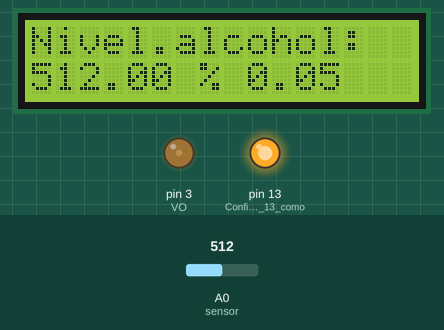
Bench run of a sketch on a simulated Arduino Uno, built with avr-gcc and run on an emulated ATmega328P. On the bench: 16×2 character LCD, output pins drawn as LEDs (lit = HIGH). The test bench sets the inputs (shaded band); at power-on: A0 (sensor) = 512.

Above: at 1.2 s.
1.3 s: A0 (sensor) set to 414
At 2.3 s:
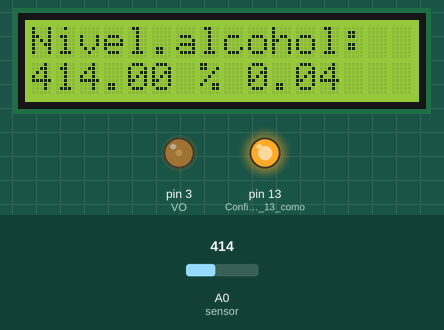
3.1 s: A0 (sensor) set to 391
At 3.9 s:
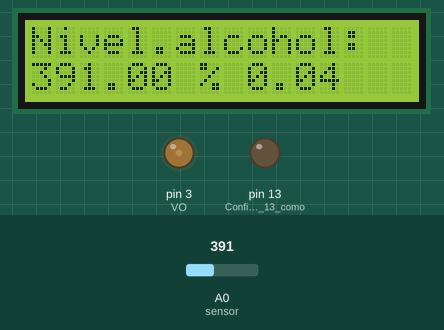
4.7 s: A0 (sensor) set to 410
At 5.5 s:
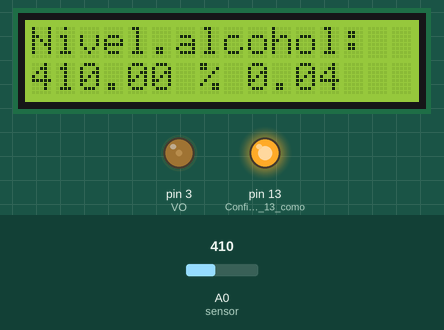
Timing chart, 0 to 7.7 s (numbered marks = the images above; inputs shaded):
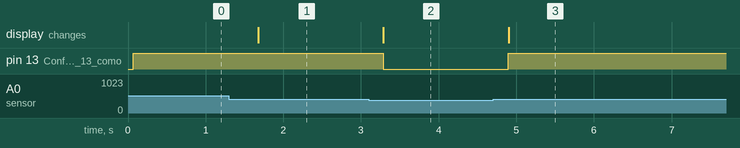

Measured:
- the behaviour switches between 401 and 400 on A0 (sensor) (found by bisection; images 1 and 2)
- after the input at 1.3 s, the display: changes after 0.38 s (image 1)
- after the input at 3.1 s, pin 13 (Configura_el_Pin_13_como): HIGH → LOW after 0.19 s; the display: changes after 0.19 s (image 2)
- after the input at 4.7 s, pin 13 (Configura_el_Pin_13_como): LOW → HIGH after 0.20 s; the display: changes after 0.20 s (image 3)

The sketch:

SensorMQ3-Alcoholimetro.ino
```cpp
/* Sensor MQ3 de alcohol etílico.
Créditos a:  http://elprofegarcia.com/ y modificado por Danny Balanta. 11-01-2021

Conecta el Arduino con el Sensor de alcohol MQ3 y cuando el nivel de concentracion de alcohol supera un limite se activa una alarma sonora y
visual con el LED del Pin13, el nivel de alcohol se puede visualizar por un monitor LCD 1602

*/
#include <LiquidCrystal.h> // importar la librería del LCD1602

int VO = 3; // declara las variables para el funcionamiento del LCD 1602 en los pines designados
int RS = 12;
int E = 11;
int D4 = 10;
int D5 = 9;
int D6 = 8;
int D7 = 7;

int valor_limite= 400; // Fija el valor limite en el que se activa la alarma. este es el valor limite en Colombia, que equivale a 0.04 g/dL, o lo que es lo mismo 40 mg de alcohol por 100 mL de sangre, o 400 ppm
float valor_alcohol; // variable flotante para valor medido por el sensor MQ3

LiquidCrystal lcd (RS, E, D4, D5 ,D6, D7); // inicializa el LCD

void setup() { // configura el LCD16002 y la alarma del sensor
  lcd.begin(16, 2); // inicializa las 16 columnas y 2 filas del LCD
   analogWrite(VO, 50); // contraste del LCD
  lcd.setCursor(0,0); // Muestra la primera linea del tablero LCD
  lcd.print("Nivel.alcohol:"); // muestra el mensaje de nivel de alcohol
   pinMode(13,OUTPUT);  // Configura el Pin 13 como salida para un zumbador y como salida visual para la alarma
}

void loop() { // establece acciones para el sensor y las despliega en el monitor LCD
  valor_alcohol=analogRead(A0); // lee el valor del sensor MQ3
  float porcentaje=(valor_alcohol/10000);  // calcula el porcentaje de alcohol detectado

 if(valor_alcohol > valor_limite){ // Si la medida de alcohol es mayor de valor limite
    digitalWrite(13, HIGH);   // Enciende el zumbador conectado al Pin 13 y también este LED
	   lcd.setCursor(0,1); // segunda linea del tablero LCD
	   lcd.print(valor_alcohol); // Envia al monitor LCD el valor leido del Sensor MQ3
     lcd.print(" % "); // muestra el símbolo de porcentaje
	  lcd.print(porcentaje);   // Envia al monitor LCD el valor del porcentaje de alcohol detectado por el Sensor MQ3
}

else { // Si el valor de la medida de alcohol es menor al valor limite apaga el zumbador y al led del pin 13
   digitalWrite(13, LOW);  // Apaga el zumbador conectado al Pin 13 y también este LED
	  lcd.setCursor(0,1); // segunda linea del tablero LCD
	  lcd.print(valor_alcohol); // Envia al monitor LCD el valor leido del Sensor MQ3
    lcd.print(" % "); // muestra el símbolo de porcentaje
	  lcd.print(porcentaje); // Envia al monitor LCD el valor del porcentaje de alcohol detectado por el Sensor MQ3
	 }
delay (400);  // Espera de 400 milisegundos para realizar la proxima medida

}
```
